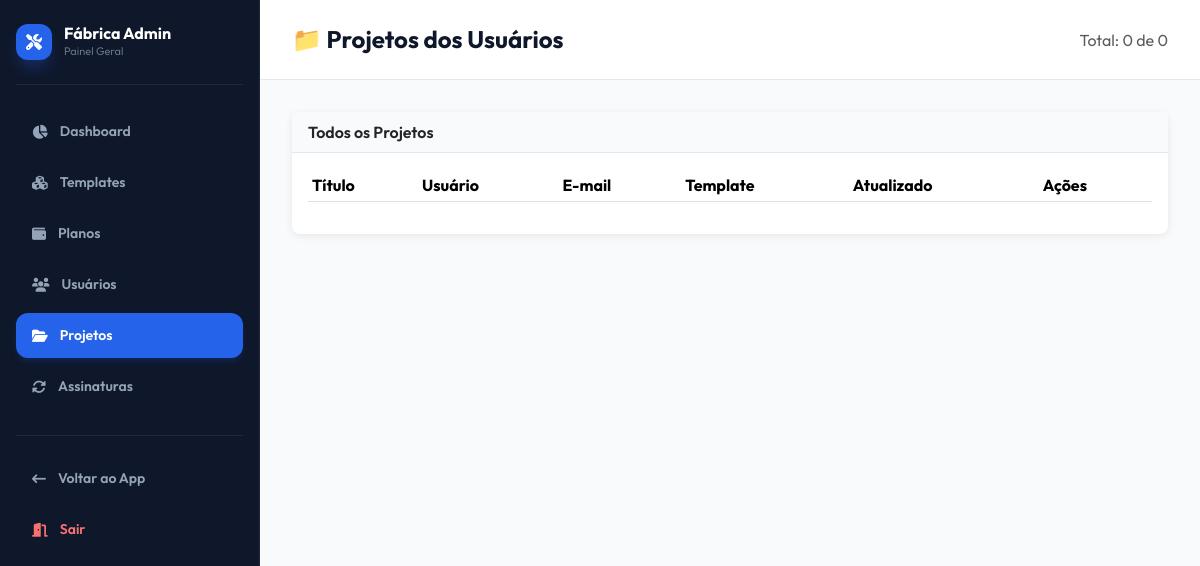
The app's page /projects (signed in), older data.
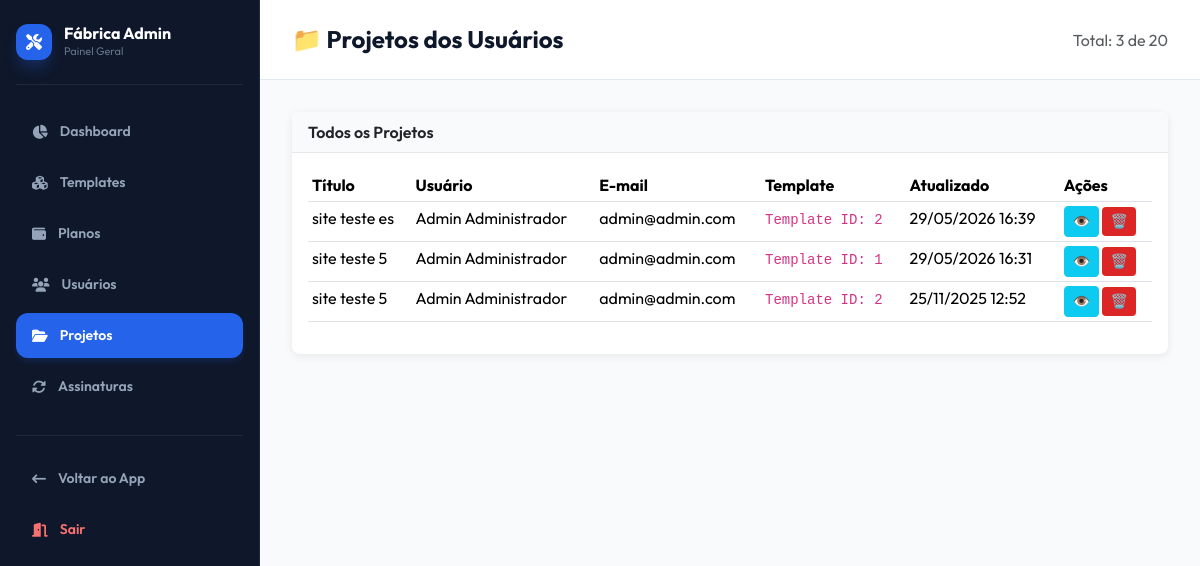
The same page, newer data.
### tables this page shows
CREATE TABLE projects (
                id INTEGER PRIMARY KEY AUTOINCREMENT,
                user_id INTEGER NOT NULL,
                template_id INTEGER,
                name TEXT NOT NULL,
                description TEXT,
                custom_domain TEXT UNIQUE,
                subdomain TEXT UNIQUE,
                preview_url TEXT,
                published_url TEXT,
                html_content LONGTEXT,
                downloads_count INTEGER DEFAULT 0,
                views_count INTEGER DEFAULT 0,
                status TEXT DEFAULT 'draft' CHECK(status IN ('draft', 'published', 'archived', 'deleted')),
                is_published INTEGER DEFAULT 0,
                created_at DATETIME DEFAULT CURRENT_TIMESTAMP,
                updated_at DATETIME DEFAULT CURRENT_TIMESTAMP,
                deleted_at DATETIME, "seo_title", "seo_description", "seo_image",
                FOREIGN KEY (user_id) REFERENCES users(id) ON DELETE CASCADE,
                FOREIGN KEY (template_id) REFERENCES templates_library(id) ON DELETE SET NULL
            );

CREATE TABLE users (
                id INTEGER PRIMARY KEY AUTOINCREMENT,
                name TEXT NOT NULL,
                email TEXT UNIQUE NOT NULL,
                password TEXT NOT NULL,
                role TEXT DEFAULT 'user' CHECK(role IN ('user', 'admin')),
                domains_used INTEGER DEFAULT 0,
                subdomains_used INTEGER DEFAULT 0,
                status TEXT DEFAULT 'active' CHECK(status IN ('active', 'inactive', 'suspended')),
                created_at DATETIME DEFAULT CURRENT_TIMESTAMP,
                updated_at DATETIME DEFAULT CURRENT_TIMESTAMP,
                deleted_at DATETIME
            );

### app/Controllers/AdminController.php (called while the page is built, shortened)
<?php
class AdminController
{
    private $pdo;
    public function __construct()
    {
        $this->pdo = require __DIR__ . '/../../config/database.php';
    }
    public function projects()
    {
        $page = (int)($_GET['page'] ?? 1);
        $perPage = 20;
        $offset = ($page - 1) * $perPage;
        $total = $this->pdo->query("SELECT COUNT(*) FROM projects")->fetchColumn();
        $projects = $this->pdo->query("
            SELECT p.*, u.name as user_name, u.email
            FROM projects p
            JOIN users u ON p.user_id = u.id
            ORDER BY p.updated_at DESC LIMIT $perPage OFFSET $offset
        ")->fetchAll(\PDO::FETCH_ASSOC);
        include __DIR__ . '/../Views/admin/projects.php';
    }
}

### public/index.php (called while the page is built, shortened)
<?php
require_once __DIR__ . '/../config/routes.php';

### config/database.php (called while the page is built, shortened)
<?php
$dbFile = __DIR__ . '/../database/app.db';
try {
    $pdo = new \PDO('sqlite:' . $dbFile);
    $pdo->setAttribute(\PDO::ATTR_ERRMODE, \PDO::ERRMODE_EXCEPTION);
    $pdo->exec('PRAGMA foreign_keys = ON');
    return $pdo;
} catch (\PDOException $e) {
    die('Erro ao conectar ao banco SQLite: ' . $e->getMessage());
}

### app/Views/admin/projects.php (the view, shortened to what the changed rows need)
<!DOCTYPE html>
<html lang="pt-BR">
<head>
    <link href="https://cdn.jsdelivr.net/npm/bootstrap@5.3.2/dist/css/bootstrap.min.css" rel="stylesheet">
    <link rel="stylesheet" href="https://cdnjs.cloudflare.com/ajax/libs/font-awesome/6.4.0/css/all.min.css">
</head>
<body>
    <div class="sidebar">
        <div class="sidebar-header">
            <div class="sidebar-logo">
                <i class="fa-solid fa-screwdriver-wrench text-base text-white"></i>
            </div>
            <div class="sidebar-brand">
                <h4>Fábrica Admin</h4>
                <p>Painel Geral</p>
            </div>
        </div>
        <a href="/admin">
            <i class="fa-solid fa-chart-pie text-lg"></i>
            <span>Dashboard</span>
        </a>
        <a href="/admin/templates">
            <i class="fa-solid fa-cubes text-lg"></i>
            <span>Templates</span>
        </a>
        <a href="/admin/plans">
            <i class="fa-solid fa-wallet text-lg"></i>
            <span>Planos</span>
        </a>
        <a href="/admin/users">
            <i class="fa-solid fa-users text-lg"></i>
            <span>Usuários</span>
        </a>
        <a href="/admin/projects" class="active">
            <i class="fa-solid fa-folder-open text-lg"></i>
            <span>Projetos</span>
        </a>
        <a href="/admin/subscriptions">
            <i class="fa-solid fa-rotate text-lg"></i>
            <span>Assinaturas</span>
        </a>
        <hr>
        <a href="/projects">
            <i class="fa-solid fa-arrow-left-long text-lg"></i>
            <span>Voltar ao App</span>
        </a>
        <a href="/logout" style="color: #f87171;" onmouseover="this.style.background='rgba(248, 113, 113, 0.1)'" onmouseout="this.style.background='transparent'">
            <i class="fa-solid fa-door-open text-lg"></i>
            <span>Sair</span>
        </a>
    </div>
    <div class="main-content">
        <div class="topbar">
            <h2>📁 Projetos dos Usuários</h2>
            <span class="text-muted">Total: <?= count($projects) ?> de <?= ceil($total / 20) * 20 ?></span>
        </div>
        <div class="content-area">
            <div class="card">
                <div class="card-header">
                    Todos os Projetos
                </div>
                <div class="card-body">
                    <table class="table table-hover table-sm">
                        <thead>
                            <tr>
                                <th>Título</th>
                                <th>Usuário</th>
                                <th>E-mail</th>
                                <th>Template</th>
                                <th>Atualizado</th>
                                <th>Ações</th>
                            </tr>
                        </thead>
                        <tbody>
                            <?php foreach ($projects as $proj): ?>
                            <tr>
                                <td><?= htmlspecialchars($proj['name'] ?? $proj['title'] ?? 'Sem Nome') ?></td>
                                <td><?= htmlspecialchars($proj['user_name'] ?? 'Desconhecido') ?></td>
                                <td><?= htmlspecialchars($proj['email'] ?? '—') ?></td>
                                <td><code>Template ID: <?= htmlspecialchars($proj['template_id'] ?? $proj['template'] ?? 'Nenhum') ?></code></td>
                                <td><?= date('d/m/Y H:i', strtotime($proj['updated_at'])) ?></td>
                                <td>
                                    <a href="/editor?id=<?= $proj['id'] ?>" class="btn btn-sm btn-info"
                                        target="_blank">👁️</a>
                                    <button class="btn btn-sm btn-danger"
                                        onclick="deleteProject(<?= $proj['id'] ?>)">🗑️</button>
                                </td>
                            </tr>
                            <?php endforeach; ?>
                        </tbody>
                    </table>
                </div>
            </div>
        </div>
    </div>
</body>
</html>

Row changes from the older to the newer data that the page shows:
added projects: name "site teste es", user.name "Admin Administrador", user.email "admin@admin.com", template "2", updated_at "29/05/2026 16:39"
added projects: name "site teste 5", user.name "Admin Administrador", user.email "admin@admin.com", template "1", updated_at "29/05/2026 16:31"
added projects: name "site teste 5", user.name "Admin Administrador", user.email "admin@admin.com", template "2", updated_at "25/11/2025 12:52"
Text that changed along with them:
count($projects): "0" → "3"
ceil($total / 20) * 20: "0" → "20"
